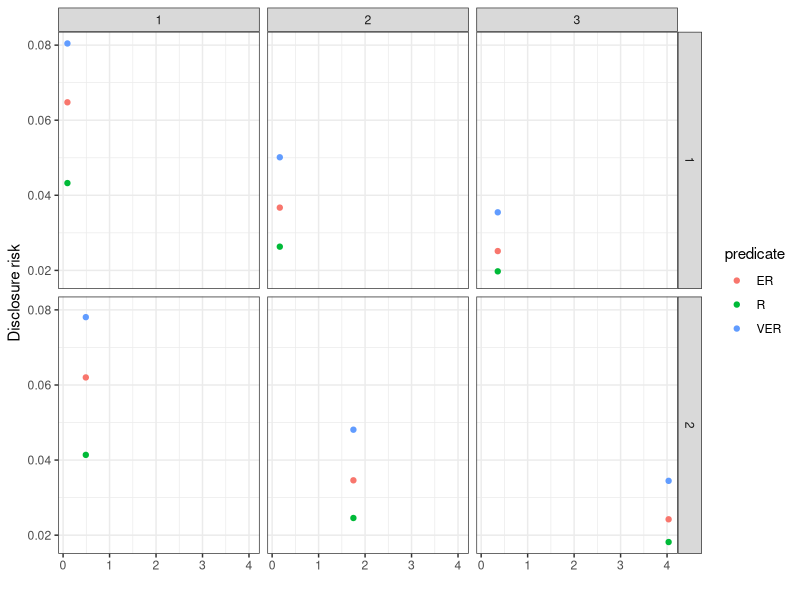
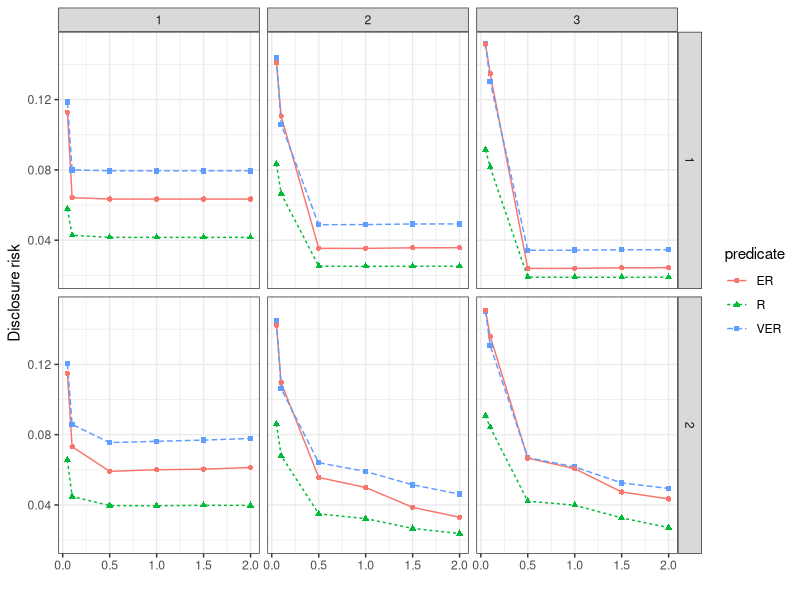

Here is the R script that generated these plots, in order:
library(ggplot2)
library(dplyr)

options(scipen=999)
scm.data <- readr::read_csv("set_coverage.csv")
mcm.data <- readr::read_csv("max_coverage.csv")

g2 <- ggplot(data = scm.data, aes(x=p_mape, y=risk_1, color=predicate)) +
  geom_point() + 
  labs(y = "Disclosure risk", x = "") +
  scale_fill_grey(start = 0.7, end = 0.9) +
  facet_grid(coverage ~ k) +
  theme_bw()
g2

g1 <- ggplot(data = mcm.data, aes(x=u, y=risk_1, fill=predicate)) +
  geom_line(aes(linetype=predicate, color=predicate)) +
  geom_point(aes(shape=predicate, color=predicate)) +
  labs(y = "Disclosure risk", x = "") +
  facet_grid(coverage ~ k) +
  theme_bw()
g1